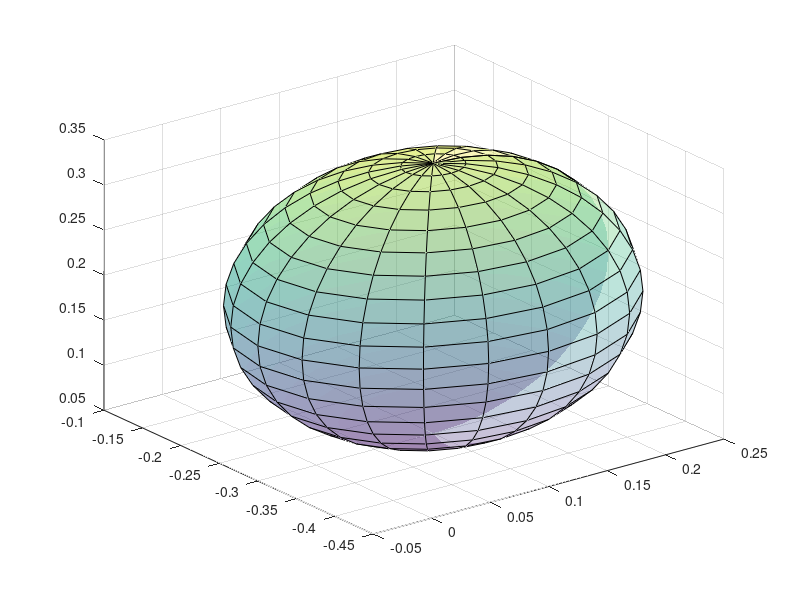

Source code (MATLAB):
% 障碍物定义 [x,y,z,radius]
obstacles = [0.3 0.2 0.3 0.1;
             0.1 -0.3 0.2 0.15]; 
figure;
[x,y,z] = sphere(20);
[num,~] = size(obstacles);
for i = 1:num
    ob = transpose(obstacles(i,:));
    surf(x*ob(4) + ob(1),...
         y*ob(4) + ob(2),...
         z*ob(4) + ob(3),...
         'FaceAlpha',0.3);
end
hold on;